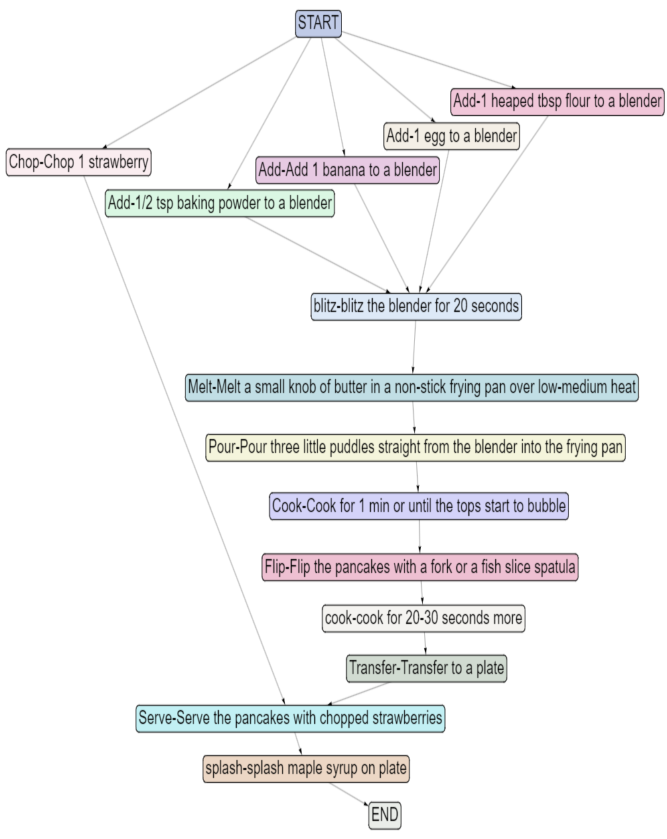
#> input picture dataannotation/datastatistics/task_graphs/images/image_edit/unedited_image/BlenderBananaPancakes.png, 1333 x 1677 px (shown at 1/2 size); its folder holds only this picture in this run
$ python resize.py
#> lines starting #> are read from the running program, lines starting #| are printed output that depends on the picture
from PIL import Image, ImageDraw, ImageFont
import os

def resize_image(input_path, output_path, target_height=760, heading_height=50, font_size=20):
    # Load the image
#> called with input_path = 'unedited_image/BlenderBananaPancakes.png', output_path = 'edited_image/BlenderBananaPancakes.png', target_height = 760, heading_height = 50, font_size = 20
    with Image.open(input_path) as img:
        # Calculate the new width to maintain resolution, not aspect ratio
#> img is the input picture: PIL image 1333x1677 RGBA; mean R, G, B, A 241.5, 241.6, 242.1, 255
        new_width = int(img.width * (target_height / img.height))

        # Resize the image
        resized_img = img.resize((new_width, target_height), Image.Resampling.LANCZOS)
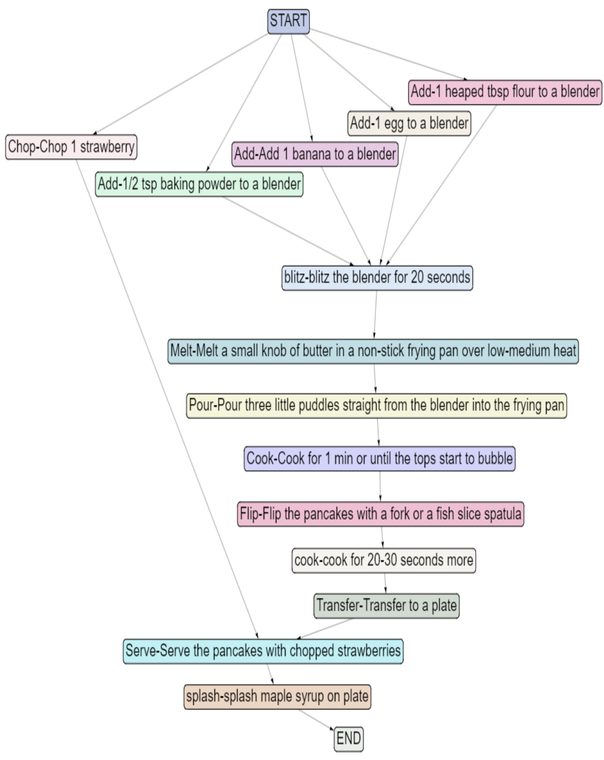
#> resized_img: PIL image 604x760 RGBA; mean R, G, B, A 241.5, 241.6, 242.1, 255

        # Create a new image with white background for the heading
        new_img = Image.new('RGB', (new_width, target_height + heading_height), 'white')
#> new_img: PIL image 604x810 RGB; every value is 255
        new_img.paste(resized_img, (0, heading_height))
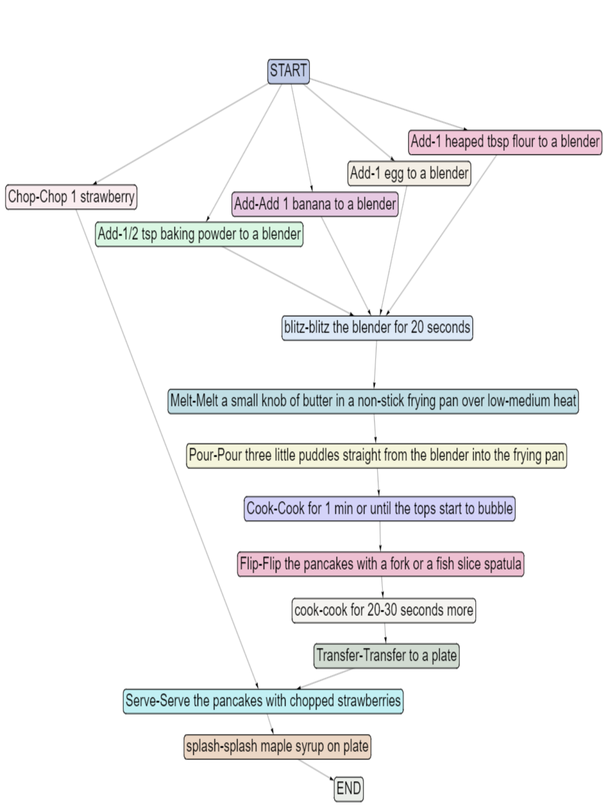
#> new_img: PIL image 604x810 RGB; mean R, G, B 242.3, 242.4, 242.9

        # Prepare to add a heading
        draw = ImageDraw.Draw(new_img)

        # Specify a TrueType font
        font_path = "arial.ttf"  # Replace with the path to a TTF font file on your system
        font = ImageFont.truetype(font_path, font_size)

        text = os.path.splitext(os.path.basename(input_path))[0]

        # Estimate text width and height
        text_width = len(text) * font_size * 0.5  # Rough estimation
        text_height = font_size  # Based on font size

        # Calculate text position
        text_x = (new_width - text_width) // 2
        text_y = (heading_height - text_height) // 2

        # Draw a box around the heading
        # box_margin = 5
        # box = [(text_x - box_margin, text_y - box_margin),
        #        (text_x + text_width + box_margin, text_y + text_height + box_margin)]
        # draw.rectangle(box, outline="black", fill="white")

        # Add the text
        draw.text((text_x, text_y), text, fill="black", font=font)

        # Save the new image
        new_img.save(output_path)
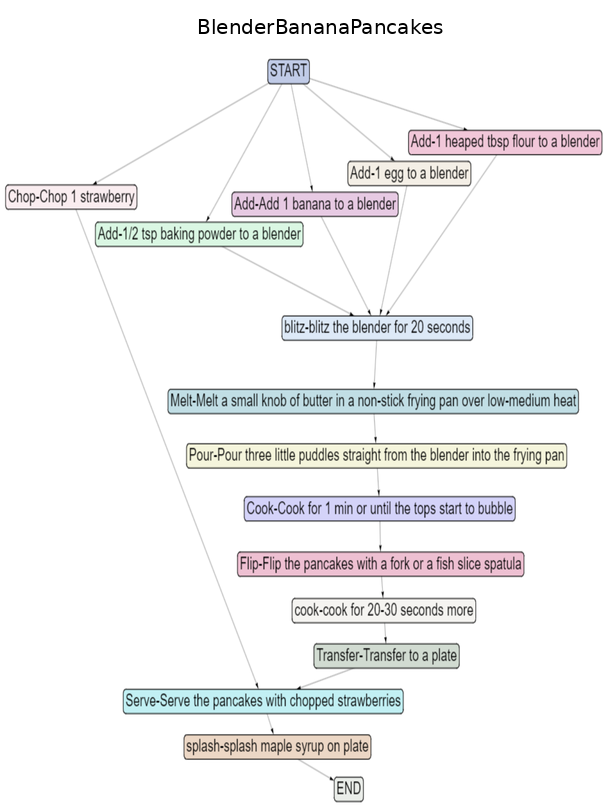
#> saved as BlenderBananaPancakes.png: PIL image 604x810 RGB; mean R, G, B 241.7, 241.8, 242.2

# Example usage


def process_all_images(folder_path, output_folder, target_height=760, heading_height=50, font_size=20):
    # Ensure output folder exists
    if not os.path.exists(output_folder):
        os.makedirs(output_folder)

    # Loop through all files in the folder
    for filename in os.listdir(folder_path):
        # Construct the full file path
        input_path = os.path.join(folder_path, filename)

        # Check if it's a file and not a directory
        if os.path.isfile(input_path):
            # Construct the output file path
            output_path = os.path.join(output_folder, filename)

            # Resize the image
            resize_image(input_path, output_path, target_height, heading_height, font_size)
            print(f"Processed {filename}")

# Specify the folder path and output folder
folder_path = 'unedited_image'  # Update this to the path of your images folder
output_folder = 'edited_image'  # Update this to your desired output folder path

# Process all images in the folder
process_all_images(folder_path, output_folder)

$ run again, on dataannotation/datastatistics/task_graphs/images/image_edit/unedited_image/CapreseBruschetta.png
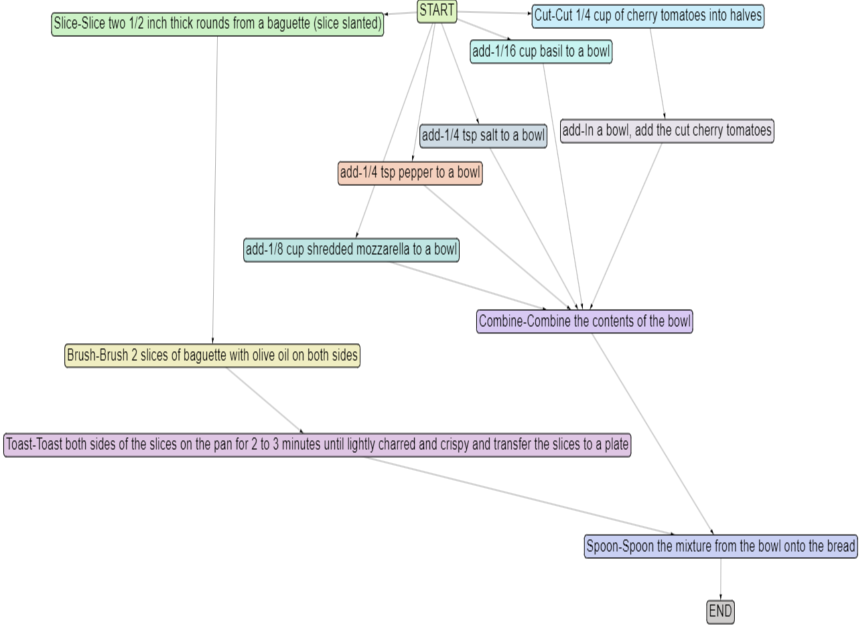
#> input picture dataannotation/datastatistics/task_graphs/images/image_edit/unedited_image/CapreseBruschetta.png, 1719 x 1252 px (shown at 1/2 size)
#> in resize_image, img is the input picture: PIL image 1719x1252 RGBA; mean R, G, B, A 244.2, 244.7, 245.1, 255
#> in resize_image, `resized_img = img.resize((new_width, target_height), Image.Resampling...`:
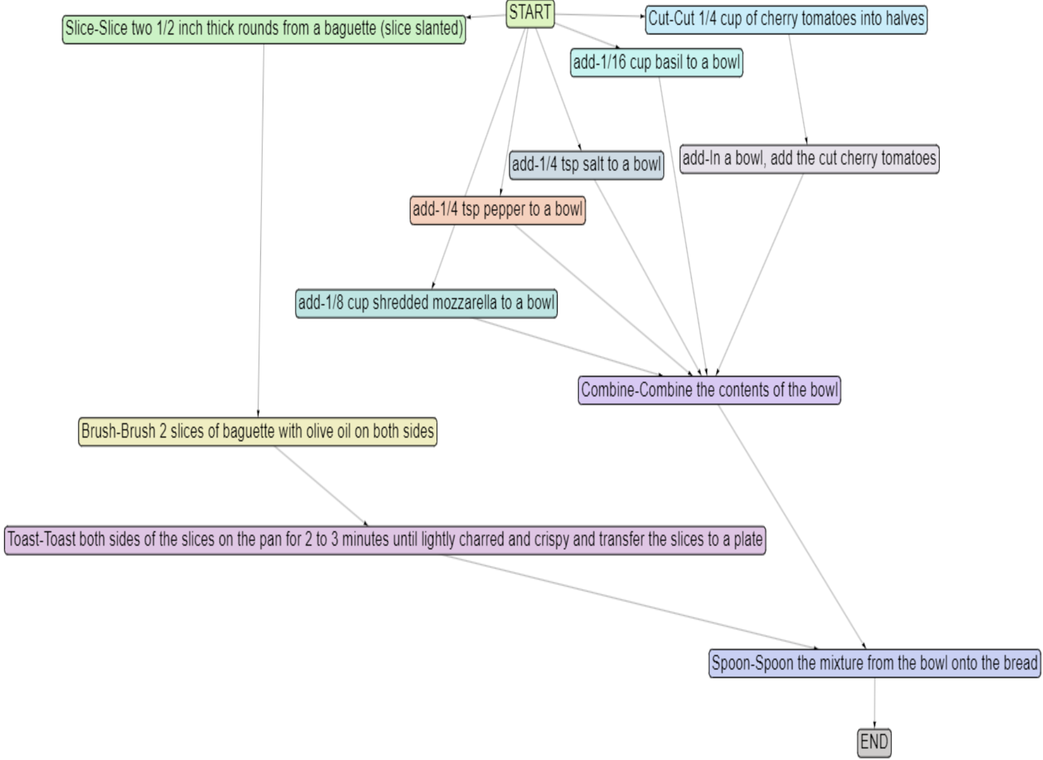
#> resized_img: PIL image 1043x760 RGBA; mean R, G, B, A 244.1, 244.7, 245, 255
#> in resize_image, `new_img.save(output_path)`:
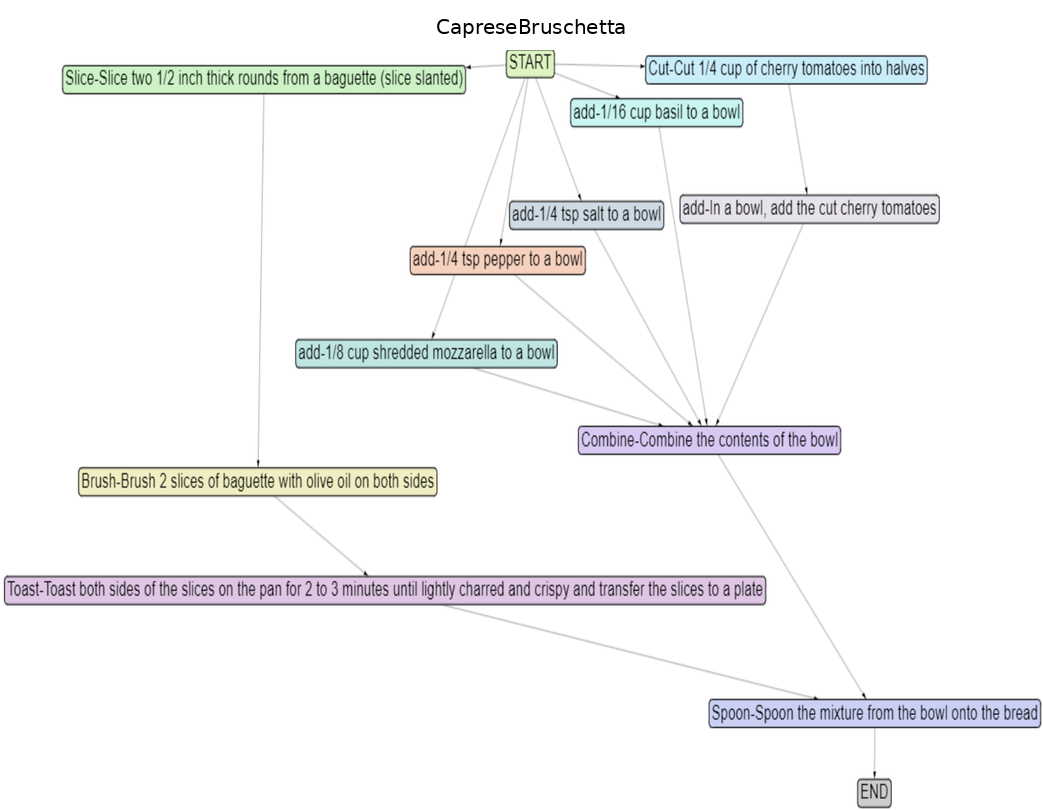
#> saved as CapreseBruschetta.png: PIL image 1043x810 RGB; mean R, G, B 244.5, 245, 245.4

$ run again, on dataannotation/datastatistics/task_graphs/images/image_edit/unedited_image/CheesePimiento.png
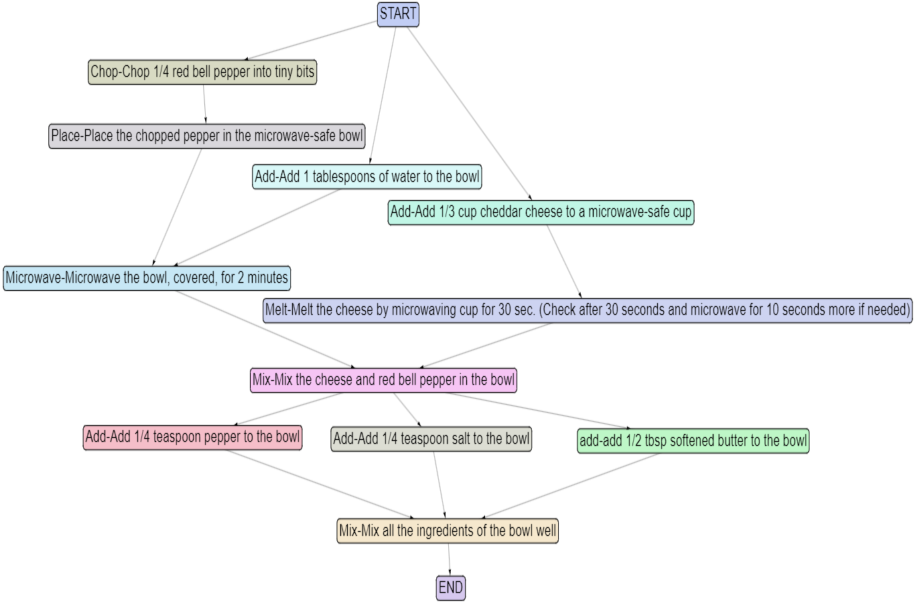
#> input picture dataannotation/datastatistics/task_graphs/images/image_edit/unedited_image/CheesePimiento.png, 1830 x 1209 px (shown at 1/2 size)
#> in resize_image, img is the input picture: PIL image 1830x1209 RGBA; mean R, G, B, A 242.8, 243.6, 244.1, 255
#> in resize_image, `resized_img = img.resize((new_width, target_height), Image.Resampling...`:
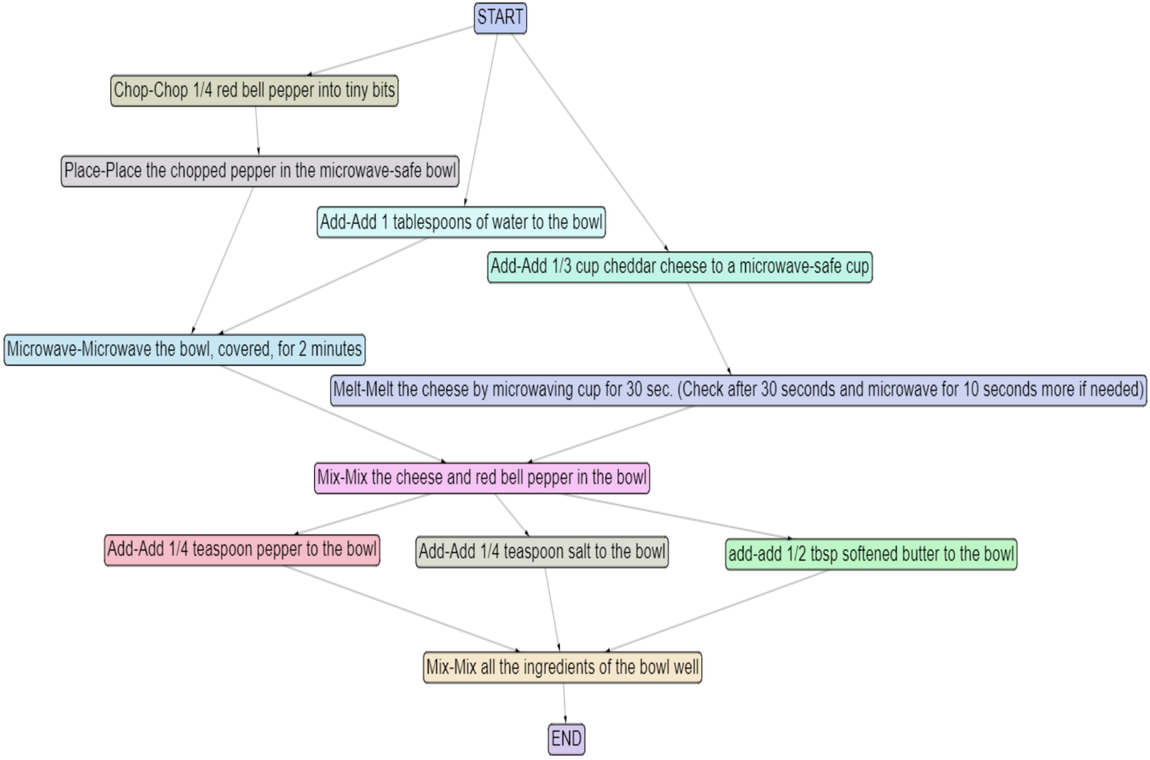
#> resized_img: PIL image 1150x760 RGBA; mean R, G, B, A 242.8, 243.6, 244.1, 255
#> in resize_image, `new_img.save(output_path)`:
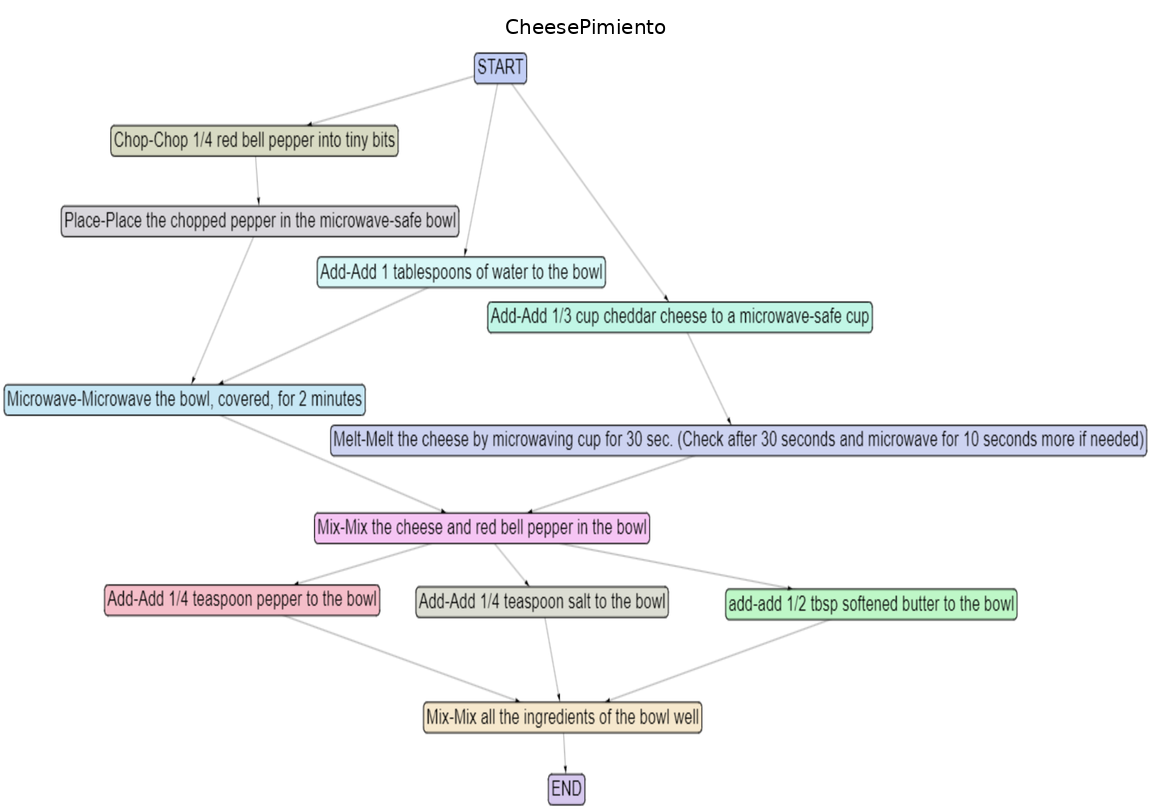
#> saved as CheesePimiento.png: PIL image 1150x810 RGB; mean R, G, B 243.3, 244.1, 244.5

$ run again, on dataannotation/datastatistics/task_graphs/images/image_edit/unedited_image/Coffee.png
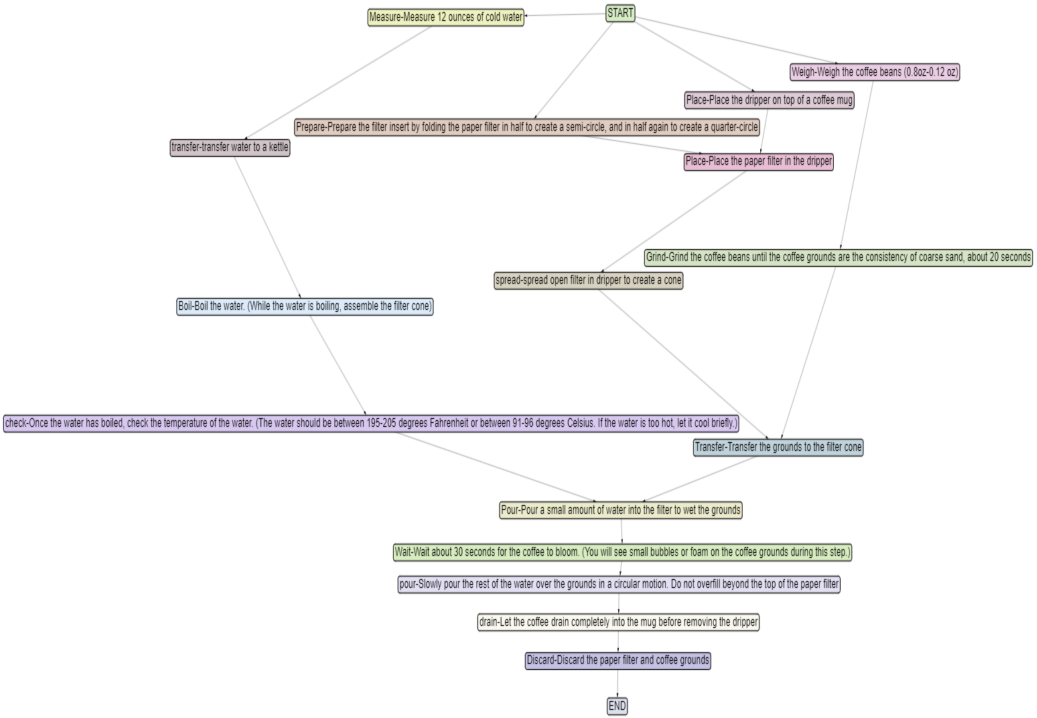
#> input picture dataannotation/datastatistics/task_graphs/images/image_edit/unedited_image/Coffee.png, 2074 x 1436 px (shown at 1/2 size)
#> in resize_image, img is the input picture: PIL image 2074x1436 RGBA; mean R, G, B, A 245.1, 244.8, 244.8, 255
#> in resize_image, `resized_img = img.resize((new_width, target_height), Image.Resampling...`:
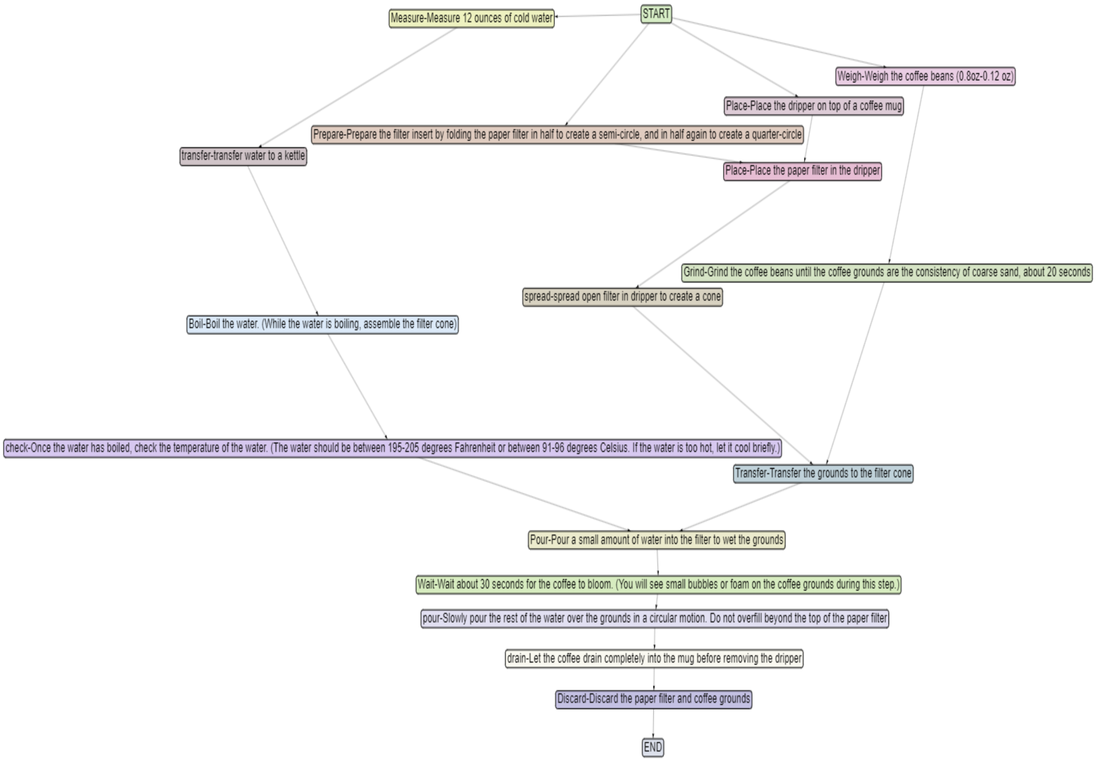
#> resized_img: PIL image 1097x760 RGBA; mean R, G, B, A 245.1, 244.8, 244.8, 255
#> in resize_image, `new_img.paste(resized_img, (0, heading_height))`:
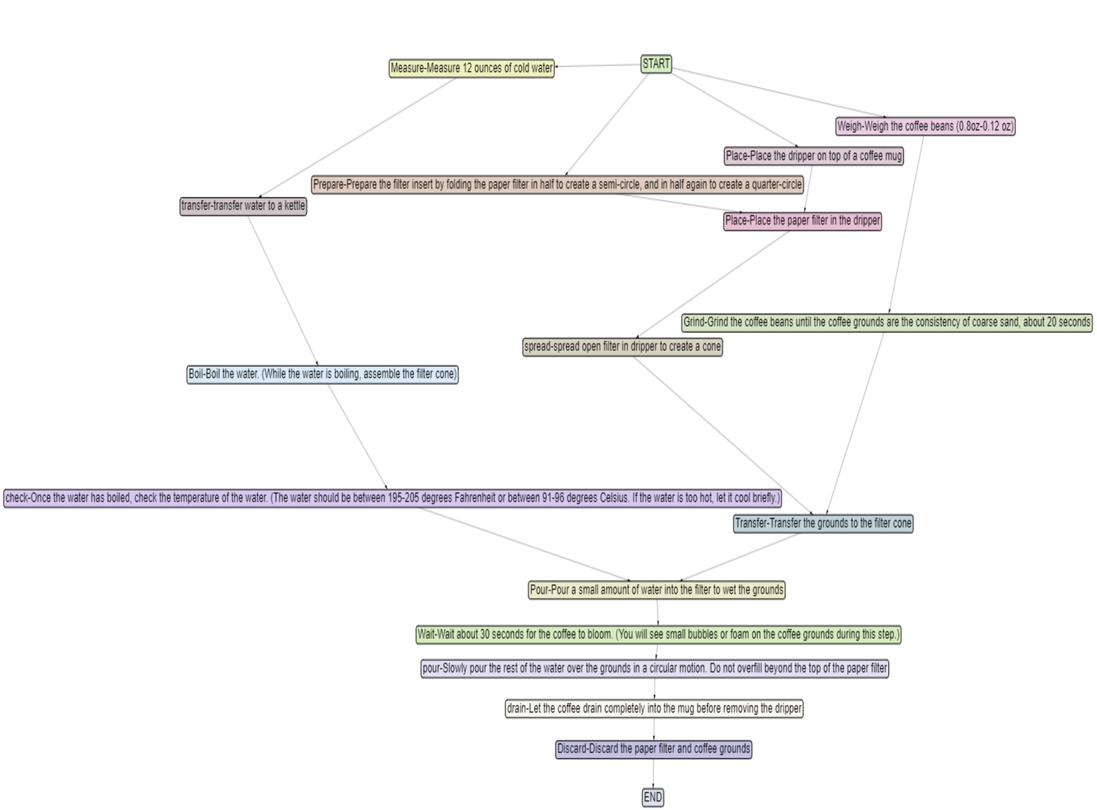
#> new_img: PIL image 1097x810 RGB; mean R, G, B 245.7, 245.4, 245.4
